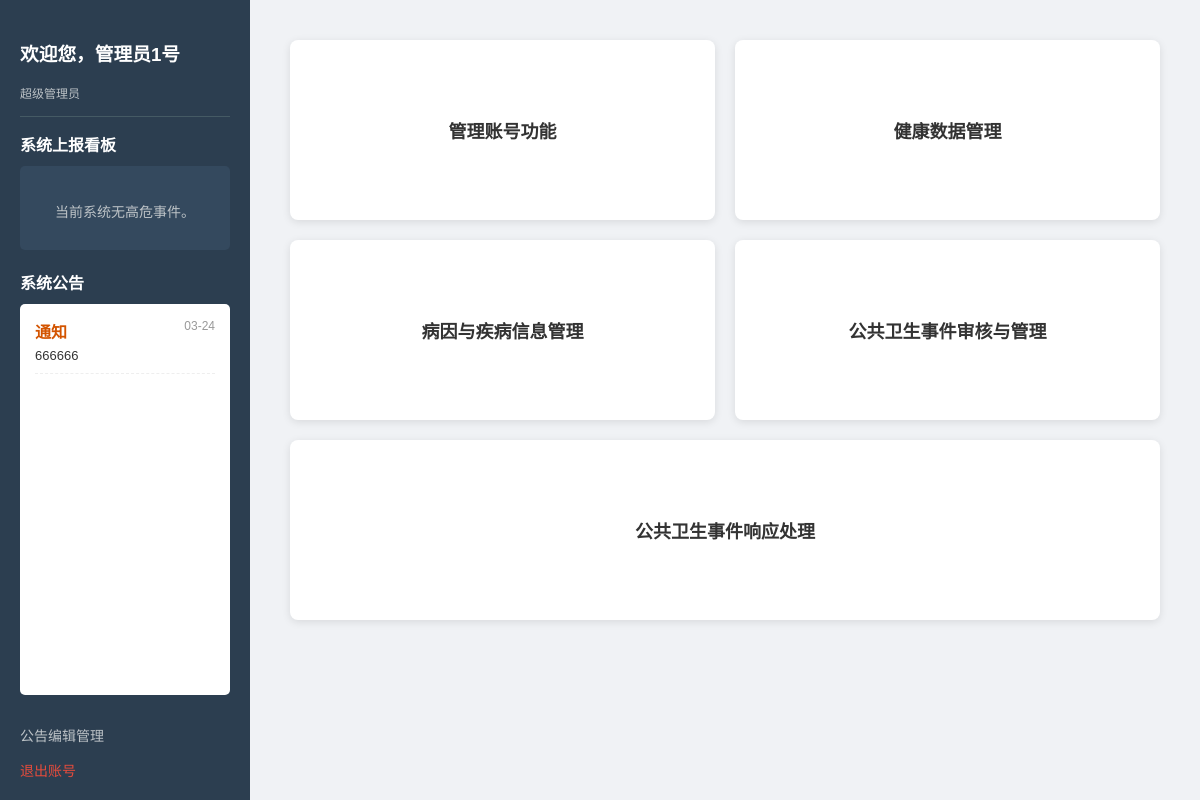
Screenshot of /super_admin_dashboard (signed in) with the database file from the repository.
### models.py (models this page shows)
class Notice(db.Model):
    id = db.Column(db.Integer, primary_key=True)
    title = db.Column(db.String(100), nullable=False)
    content = db.Column(db.Text, nullable=False)
    target_audience = db.Column(db.String(20), default='all')
    target_province = db.Column(db.String(50), nullable=True)
    target_city = db.Column(db.String(50), nullable=True)
    target_community = db.Column(db.String(100), nullable=True)
    sender_name = db.Column(db.String(50), nullable=True)
    sender_role = db.Column(db.String(20), nullable=True)
    is_pinned = db.Column(db.Boolean, default=False)
    is_locked = db.Column(db.Boolean, default=False)
    create_time = db.Column(db.DateTime, default=datetime.utcnow)
    is_hidden = db.Column(db.Boolean, default=False)

### app.py (the view)
@app.route('/super_admin_dashboard')
def super_admin_dashboard():
    if session.get('role') != 'super': return redirect(url_for('login'))
    return render_template('admin_super.html')

### app.py (called while the page is built)
@app.before_request
def enforce_readonly_lock():
    if request.method == 'POST' and 'user_id' in session:
        allowed_routes = ['logout', 'risk_assessment']
        if request.endpoint in allowed_routes:
            return None
        user = db.session.get(User, session['user_id'])
        if user and user.is_locked:
            flash('您的数据已被锁定，无法进行修改。')
            return redirect(request.referrer or url_for('user_dashboard'))

### templates/admin_super.html (shortened to what this page needs)
<!DOCTYPE html>
<html lang="zh-CN">
<head>
</head>
<body>
<div class="sidebar">
    <div class="top-info">
        <h3>欢迎您，管理员1号</h3>
        <p style="font-size: 12px; color: #bdc3c7; margin: 0;">超级管理员</p>
    </div>
    <h4 style="margin: 0 0 10px 0; color: white;">系统上报看板</h4>
    <div style="background-color: #34495e; padding: 15px; border-radius: 5px; color: white; margin-bottom: 20px;">
        {% if alert_events and alert_events|length > 0 %}
            <div style="background-color: #dc3545; padding: 15px; border-radius: 6px;">
                <h4 style="margin: 0 0 10px 0; color: white;">! 突发高危预警</h4>
                <p style="margin: 0 0 15px 0; font-size: 13px;">系统检测到 <strong>{{ alert_events|length }}</strong> 起高危事件。</p>
                <a href="/admin/event_response" style="background: white; color: #dc3545; padding: 8px 15px; border-radius: 4px; text-decoration: none; font-weight: bold; font-size: 13px; display: block; text-align: center;">前往处理</a>
            </div>
        {% else %}
            <p style="color: #bdc3c7; font-size: 14px; text-align: center; margin-top: 20px;">当前系统无高危事件。</p>
        {% endif %}
    </div>
    <h4 style="margin: 0 0 10px 0; color: white;">系统公告</h4>
    <div class="notice-board">
        {% if admin_notices %}
            {% for n in admin_notices %}
                <div style="border-bottom: 1px dashed #eee; padding-bottom: 10px; margin-bottom: 10px;">
                    <strong style="color: #d35400;">{{ n.title }}</strong>
                    <span style="font-size: 12px; color: #999; float: right;">{{ n.create_time.strftime('%m-%d') }}</span>
                    <p style="margin: 5px 0 0 0; font-size: 13px;">{{ n.content }}</p>
                </div>
            {% endfor %}
        {% else %}
            <p style="color: #999; font-size: 13px; margin: 0; text-align: center;">暂无公告</p>
        {% endif %}
    </div>
    <div class="bottom-links">
        <a href="/admin/event_response#notice_manage">公告编辑管理</a>
        <a href="/logout" style="color: #e74c3c;">退出账号</a>
    </div>
</div>
<div class="main-content">
    <a href="/admin/manage_accounts" class="module-card">管理账号功能</a>
    <a href="/admin/health_data_select" class="module-card">健康数据管理</a>
    <a href="/admin/disease_manage" class="module-card">病因与疾病信息管理</a>
    <a href="/admin/event_audit" class="module-card">公共卫生事件审核与管理</a>
    <a href="/admin/event_response" class="module-card" style="grid-column: span 2;">公共卫生事件响应处理</a>
</div>
</body>
</html>

### templates/admin_super.html (style rules this page uses)
body { margin: 0; font-family: Arial, sans-serif; display: flex; height: 100vh; background-color: #f0f2f5; }
.sidebar { width: 250px; background-color: #2c3e50; color: white; display: flex; flex-direction: column; padding: 20px; box-sizing: border-box; }
.top-info { border-bottom: 1px solid #455a64; padding-bottom: 15px; margin-bottom: 15px; }
.main-content { flex-grow: 1; padding: 40px; display: grid; grid-template-columns: 1fr 1fr; gap: 20px; align-content: start; }
.module-card { background: white; padding: 30px; border-radius: 8px; box-shadow: 0 2px 8px rgba(0,0,0,0.1); text-align: center; font-size: 18px; font-weight: bold; cursor: pointer; text-decoration: none; color: #333; display: flex; align-items: center; justify-content: center; min-height: 120px; transition: 0.3s; }
.bottom-links a { color: #bdc3c7; text-decoration: none; font-size: 14px; margin-top: 15px; display: block; }
.notice-board { background: #fff; border-radius: 5px; padding: 15px; margin-bottom: 15px; color: #333; flex-grow: 1; overflow-y: auto; }

### rows the page displays
Notice: title "通知", create_time "03-24", content "666666"
